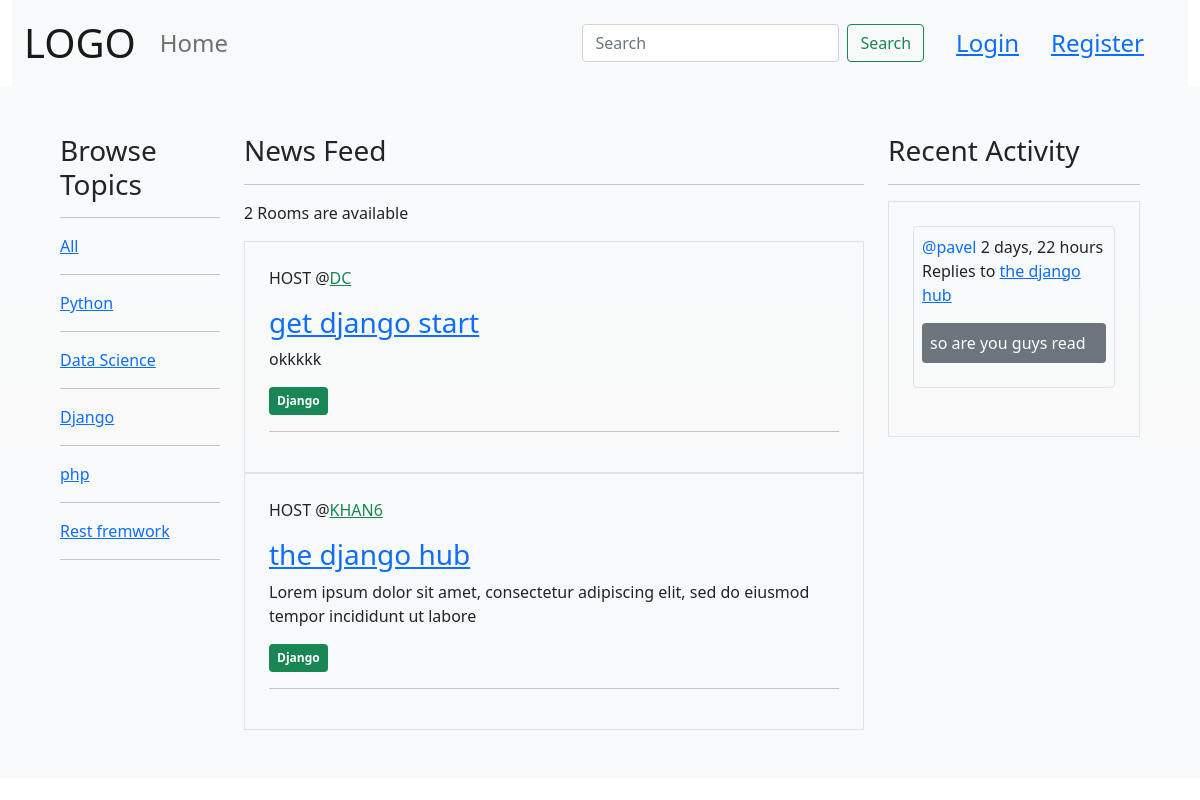
Screenshot of /?q=Django with the database file from the repository.
### base/models.py (models this page shows, shortened)
class TopicModel(models.Model):
  name = models.CharField(max_length=200)

class RoomModel(models.Model):
  host = models.ForeignKey(CustomUser, on_delete=models.SET_NULL, null=True)
  topic = models.ForeignKey('TopicModel', on_delete=models.SET_NULL, null=True)
  name = models.CharField(max_length=200)
  description = models.TextField(null=True, blank=True)
  participants = models.ManyToManyField(CustomUser, related_name='participants', blank=True)
  updated = models.DateTimeField(auto_now=True)
  created = models.DateTimeField(auto_now_add=True)
  class Meta:
    ordering = ['-updated','-created']
  def __str__(self):
      return self.name

class CustomUser(AbstractUser):
  name = models.CharField(max_length=200, null= True)
  email = models.EmailField(unique = True)
  bio = models.TextField()
  USERNAME_FIELD = 'email'
  REQUIRED_FIELDS = []
  objects = CustomUserManager()
  def __str__(self):
    return str(self.name)

class MassageModel(models.Model):
  user = models.ForeignKey(CustomUser, on_delete=models.CASCADE)
  room = models.ForeignKey("RoomModel", on_delete=models.CASCADE)
  body = models.TextField()
  updated = models.DateTimeField(auto_now=True, null=True, blank=True)
  created = models.DateTimeField(auto_now_add=True, null=True, blank=True)
  def __str__(self):
      return self.body[0:20]

### base/views.py (the view)
# urls.py: path('', views.home, name='home'),
def home(request):
  if request.GET.get('q') != None :
    q = request.GET.get('q')
    rooms = RoomModel.objects.filter(
      Q(topic__name__icontains=q)|
      Q(host__username__icontains=q)|
      Q(description__icontains=q)|
      Q(name__icontains=q)
    )
    room_massage = MassageModel.objects.filter(Q(room__topic__name__icontains=q)).order_by('-created')
  else:
    room_massage = MassageModel.objects.all().order_by('-created')
    rooms = RoomModel.objects.all()
  topics = TopicModel.objects.all()
  rooms_count = rooms.count()
  context = {'rooms': rooms, 'topics': topics, 'rooms_count':rooms_count, 'room_massage': room_massage}
  return render(request, "home.html", context)

### base/templates/home.html
{% extends 'main.html' %} {% block content %}
<div class='row mx-5 py-5'>
  <div class='col-2'>
    {% include 'topic_component.html' %}
  </div>
  <div class='col-7'>
    <h3>News Feed</h3>
    <hr>
    {% include 'feed_component.html' %}
  </div>
  <div class='col-3'>
    {% include 'recent_activity_component.html' %}
  </div>
</div>
{% endblock content %}

### base/templates/topic_component.html
<h3>Browse Topics</h3>
<hr />
<a href="{% url 'home' %}">All</a>
<hr />
{% for topic in topics %}
<a href="{% url 'home' %}?q={{topic.name}}">{{topic.name}}</a>
<hr />
{% endfor %}

### base/templates/feed_component.html (shortened to what this page needs)
<p>{{rooms_count}} Rooms are available</p>
{% for room in rooms %}
<div class="border p-4">
  <p class="text-uppercase">Host @<a href="{% url 'profile' room.host.id %}" class="link-success link-offset-2 link-underline-opacity-25 link-underline-opacity-100-hover">{{room.host.username}}</a></p>
  <h3><a href="{% url 'room' room.id %}">{{room.name}}</a></h3>
  <p>{{room.description}}</p>
  <span class="badge bg-success p-2">{{room.topic.name}}</span>
  <hr />
</div>
{% endfor %}

### base/templates/recent_activity_component.html (shortened to what this page needs)
<h3>Recent Activity</h3>
<hr />
<div class="border p-4">
  {% for massages in room_massage %}
  <div class="border rounded-2 p-2 mb-4">
    <a href="{% url 'profile' massages.user.id %}" class="text-primary text-decoration-none">@{{massages.user}}</a>
    <span>{{massages.updated|timesince}}</span>
    <p>
      Replies to <a href="{% url 'room' massages.room.id">{{massages.room}}</a>
    </p>
    <p class="text-white bg-secondary rounded-2 p-2">{{massages}}</p>
  </div>
  {% endfor %}
</div>

### rows the page displays
TopicModel: name "Python"
TopicModel: name "Data Science"
TopicModel: name "Django"
TopicModel: name "php"
TopicModel: name "Rest fremwork"
RoomModel: host.username "DC", name "get django start", description "okkkkk", topic.name "Django"
RoomModel: host.username "KHAN6", name "the django hub", description "Lorem ipsum dolor sit amet, consectetur adipiscing elit, sed do eiusmod tempor incididunt ut labore", topic.name "Django"
MassageModel: user "pavel", updated "2 days, 22 hours", room "the django hub", body "so are you guys read"

### other values shown
{{ rooms_count }} "2"
